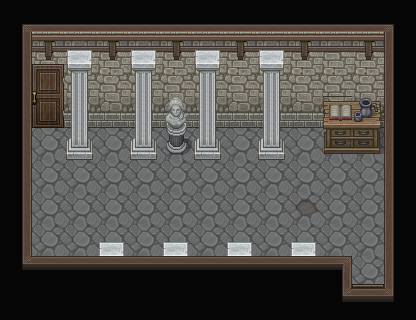

A level layout from a 2D game, rendered from its tile map. Below: a short description, then the map file with its tile-grid data intact:
An orthogonal 13x10 tile map with 32x32 px tiles, 11 tile layers (壁周り, 床, 壁, 木, ...), 10 tilesets.

<map version="1.10" tiledversion="1.11.2" orientation="orthogonal" renderorder="right-down" width="13" height="10" tilewidth="32" tileheight="32" infinite="0" nextlayerid="14" nextobjectid="1">
 <tileset firstgid="1" source="black.tsx" />
 <tileset firstgid="2" source="Inside-Town-A5.tsx" />
 <tileset firstgid="130" source="Bridge1-F.tsx" />
 <tileset firstgid="386" source="Door.tsx" />
 <tileset firstgid="398" source="ModernI-A501.tsx" />
 <tileset firstgid="526" source="Inside-Town-D-2.tsx" />
 <tileset firstgid="534" source="Cave1-MineC-1.tsx" />
 <tileset firstgid="542" source="Statue02.tsx" />
 <tileset firstgid="551" source="save.tsx" />
 <tileset firstgid="575" source="Cave1-MineC.tsx" />
 <layer id="1" name="壁周り" width="13" height="10" locked="1">
  <data encoding="csv">
1,1,1,1,1,1,1,1,1,1,1,1,1,
1,0,0,0,0,0,0,0,0,0,0,0,1,
1,0,0,0,0,0,0,0,0,0,0,0,1,
1,0,0,0,0,0,0,0,0,0,0,0,1,
1,0,0,0,0,0,0,0,0,0,0,0,1,
1,0,0,0,0,0,0,0,0,0,0,0,1,
1,0,0,0,0,0,0,0,0,0,0,0,1,
1,0,0,0,0,0,0,0,0,0,0,0,1,
1,1,1,1,1,1,1,1,1,1,1,0,1,
1,1,1,1,1,1,1,1,1,1,1,1,1
</data>
 </layer>
 <layer id="3" name="床" width="13" height="10" locked="1">
  <data encoding="csv">
0,0,0,0,0,0,0,0,0,0,0,0,0,
0,194,194,194,194,194,194,194,194,194,194,194,0,
0,0,210,210,210,210,210,210,210,210,210,210,0,
0,0,242,242,242,242,242,242,242,242,242,242,0,
0,4,4,4,4,4,4,4,4,4,4,4,0,
0,4,4,4,4,4,4,4,4,4,4,4,0,
0,4,4,4,4,4,4,4,4,5,4,4,0,
0,4,4,4,4,4,4,4,4,4,4,4,0,
0,0,0,0,0,0,0,0,0,0,0,4,0,
0,0,0,0,0,0,0,0,0,0,0,0,0
</data>
 </layer>
 <layer id="4" name="壁" width="13" height="10" locked="1">
  <data encoding="csv">
76,99,99,99,99,99,99,99,99,99,99,99,75,
60,0,0,0,0,0,0,0,0,0,0,0,90,
60,0,0,0,0,0,0,0,0,0,0,0,90,
60,0,0,0,0,0,0,0,0,0,0,0,90,
60,0,0,0,0,0,0,0,0,0,0,0,90,
60,0,0,0,0,0,0,0,0,0,0,0,90,
60,0,0,0,0,0,0,0,0,0,0,0,90,
60,0,0,0,0,0,0,0,0,0,0,0,90,
68,83,83,83,83,83,83,83,83,83,84,0,90,
0,0,0,0,0,0,0,0,0,0,68,83,67
</data>
 </layer>
 <layer id="5" name="木" width="13" height="10" locked="1">
  <data encoding="csv">
0,0,0,0,0,0,0,0,0,0,0,0,0,
0,539,540,539,540,539,540,539,540,539,540,539,0,
0,0,0,0,0,0,0,0,0,0,0,0,0,
0,0,0,0,0,0,0,0,0,0,0,0,0,
0,0,0,0,0,0,0,0,0,0,0,0,0,
0,0,0,0,0,0,0,0,0,0,0,0,0,
0,0,0,0,0,0,0,0,0,0,0,0,0,
0,0,0,0,0,0,0,0,0,0,0,0,0,
0,0,0,0,0,0,0,0,0,0,0,0,0,
0,0,0,0,0,0,0,0,0,0,0,0,0
</data>
 </layer>
 <layer id="8" name="木の棚" width="13" height="10" locked="1">
  <data encoding="csv">
0,0,0,0,0,0,0,0,0,0,0,0,0,
0,0,0,0,0,0,0,0,0,0,0,0,0,
0,0,0,0,0,0,0,0,0,0,0,0,0,
0,0,0,0,0,0,0,0,0,0,733,718,0,
0,0,0,0,0,0,0,0,0,0,749,750,0,
0,0,0,0,0,0,0,0,0,0,0,0,0,
0,0,0,0,0,0,0,0,0,0,0,0,0,
0,0,0,0,0,0,0,0,0,0,0,0,0,
0,0,0,0,0,0,0,0,0,0,0,0,0,
0,0,0,0,0,0,0,0,0,0,0,0,0
</data>
 </layer>
 <layer id="12" name="像(g" width="13" height="10" locked="1">
  <data encoding="csv">
0,0,0,0,0,0,0,0,0,0,0,0,0,
0,0,0,0,0,0,0,0,0,0,0,0,0,
0,0,0,0,0,0,0,0,0,0,0,0,0,
0,0,0,0,0,544,0,0,0,0,0,0,0,
0,0,0,0,0,545,0,0,0,0,0,0,0,
0,0,0,0,0,0,0,0,0,0,0,0,0,
0,0,0,0,0,0,0,0,0,0,0,0,0,
0,0,0,0,0,0,0,0,0,0,0,0,0,
0,0,0,0,0,0,0,0,0,0,0,0,0,
0,0,0,0,0,0,0,0,0,0,0,0,0
</data>
 </layer>
 <layer id="10" name="日記" width="13" height="10" locked="1">
  <data encoding="csv">
0,0,0,0,0,0,0,0,0,0,0,0,0,
0,0,0,0,0,0,0,0,0,0,0,0,0,
0,0,0,0,0,0,0,0,0,0,0,0,0,
0,0,0,0,0,0,0,0,0,0,574,0,0,
0,0,0,0,0,0,0,0,0,0,0,0,0,
0,0,0,0,0,0,0,0,0,0,0,0,0,
0,0,0,0,0,0,0,0,0,0,0,0,0,
0,0,0,0,0,0,0,0,0,0,0,0,0,
0,0,0,0,0,0,0,0,0,0,0,0,0,
0,0,0,0,0,0,0,0,0,0,0,0,0
</data>
 </layer>
 <layer id="7" name="影" width="13" height="10" locked="1" opacity="0.23">
  <data encoding="csv">
514,514,514,514,514,514,514,514,514,514,514,514,514,
514,514,514,514,514,514,514,514,514,514,514,514,514,
514,514,514,514,514,514,514,514,514,514,514,514,514,
514,514,514,514,514,514,514,514,514,514,514,514,514,
514,514,514,514,514,514,514,514,514,514,514,514,514,
514,514,514,514,514,514,514,514,514,514,514,514,514,
514,514,514,514,514,514,514,514,514,514,514,514,514,
514,514,514,514,514,514,514,514,514,514,514,514,514,
514,514,514,514,514,514,514,514,514,514,514,514,514,
514,514,514,514,514,514,514,514,514,514,514,514,514
</data>
 </layer>
 <layer id="11" name="柱" width="13" height="10" locked="1">
  <data encoding="csv">
0,0,0,0,0,0,0,0,0,0,0,0,0,
0,0,527,0,527,0,527,0,527,0,0,0,0,
0,0,529,0,529,0,529,0,529,0,0,0,0,
0,0,531,0,531,0,531,0,531,0,0,0,0,
0,0,533,0,533,0,533,0,533,0,0,0,0,
0,0,0,0,0,0,0,0,0,0,0,0,0,
0,0,0,0,0,0,0,0,0,0,0,0,0,
0,0,0,527,0,527,0,527,0,527,0,0,0,
0,0,0,0,0,0,0,0,0,0,0,0,0,
0,0,0,0,0,0,0,0,0,0,0,0,0
</data>
 </layer>
 <layer id="6" name="ドア" width="13" height="10" locked="1">
  <data encoding="csv">
0,0,0,0,0,0,0,0,0,0,0,0,0,
0,0,0,0,0,0,0,0,0,0,0,0,0,
0,386,0,0,0,0,0,0,0,0,0,0,0,
0,389,0,0,0,0,0,0,0,0,0,0,0,
0,0,0,0,0,0,0,0,0,0,0,0,0,
0,0,0,0,0,0,0,0,0,0,0,0,0,
0,0,0,0,0,0,0,0,0,0,0,0,0,
0,0,0,0,0,0,0,0,0,0,0,0,0,
0,0,0,0,0,0,0,0,0,0,0,0,0,
0,0,0,0,0,0,0,0,0,0,0,0,0
</data>
 </layer>
 <layer id="13" name="ドア2" width="13" height="10" locked="1">
  <data encoding="csv">
0,0,0,0,0,0,0,0,0,0,0,0,0,
0,0,0,0,0,0,0,0,0,0,0,0,0,
0,0,0,0,0,0,0,0,0,0,0,0,0,
0,0,0,0,0,0,0,0,0,0,0,0,0,
0,0,0,0,0,0,0,0,0,0,0,0,0,
0,0,0,0,0,0,0,0,0,0,0,0,0,
0,0,0,0,0,0,0,0,0,0,0,0,0,
0,0,0,0,0,0,0,0,0,0,0,0,0,
0,0,0,0,0,0,0,0,0,0,0,395,0,
0,0,0,0,0,0,0,0,0,0,0,0,0
</data>
 </layer>
</map>
